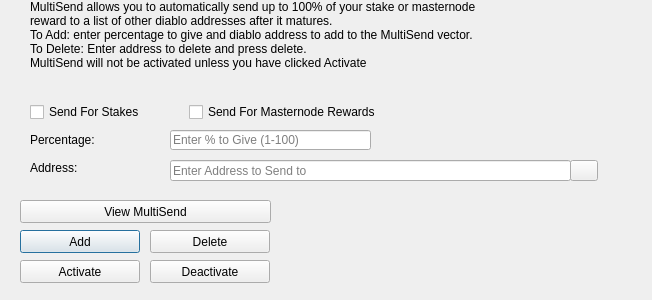
<?xml version="1.0" encoding="UTF-8"?>
<ui version="4.0">
 <class>MultiSendDialog</class>
 <widget class="QDialog" name="MultiSendDialog">
  <property name="windowModality">
   <enum>Qt::NonModal</enum>
  </property>
  <property name="geometry">
   <rect>
    <x>0</x>
    <y>0</y>
    <width>652</width>
    <height>300</height>
   </rect>
  </property>
  <property name="windowTitle">
   <string>MultiSend</string>
  </property>
  <widget class="QLineEdit" name="multiSendPercentEdit">
   <property name="geometry">
    <rect>
     <x>170</x>
     <y>130</y>
     <width>201</width>
     <height>20</height>
    </rect>
   </property>
   <property name="toolTip">
    <string>Enter whole numbers 1 - 100</string>
   </property>
   <property name="placeholderText">
    <string>Enter % to Give (1-100)</string>
   </property>
  </widget>
  <widget class="QLineEdit" name="multiSendAddressEdit">
   <property name="geometry">
    <rect>
     <x>170</x>
     <y>160</y>
     <width>401</width>
     <height>21</height>
    </rect>
   </property>
   <property name="toolTip">
    <string/>
   </property>
   <property name="placeholderText">
    <string>Enter Address to Send to</string>
   </property>
  </widget>
  <widget class="QLabel" name="label_2">
   <property name="geometry">
    <rect>
     <x>30</x>
     <y>0</y>
     <width>451</width>
     <height>121</height>
    </rect>
   </property>
   <property name="lineWidth">
    <number>1</number>
   </property>
   <property name="text">
    <string>MultiSend allows you to automatically send up to 100% of your stake or masternode reward to a list of other diablo addresses after it matures.
To Add: enter percentage to give and diablo address to add to the MultiSend vector.
To Delete: Enter address to delete and press delete.
MultiSend will not be activated unless you have clicked Activate</string>
   </property>
   <property name="alignment">
    <set>Qt::AlignLeading|Qt::AlignLeft|Qt::AlignTop</set>
   </property>
   <property name="wordWrap">
    <bool>true</bool>
   </property>
  </widget>
  <widget class="QLabel" name="message">
   <property name="geometry">
    <rect>
     <x>290</x>
     <y>200</y>
     <width>351</width>
     <height>91</height>
    </rect>
   </property>
   <property name="text">
    <string/>
   </property>
  </widget>
  <widget class="QPushButton" name="addButton">
   <property name="geometry">
    <rect>
     <x>20</x>
     <y>230</y>
     <width>120</width>
     <height>23</height>
    </rect>
   </property>
   <property name="toolTip">
    <string/>
   </property>
   <property name="statusTip">
    <string>Add to MultiSend Vector</string>
   </property>
   <property name="text">
    <string>Add</string>
   </property>
  </widget>
  <widget class="QPushButton" name="disableButton">
   <property name="geometry">
    <rect>
     <x>150</x>
     <y>260</y>
     <width>120</width>
     <height>23</height>
    </rect>
   </property>
   <property name="statusTip">
    <string>Deactivate MultiSend</string>
   </property>
   <property name="text">
    <string>Deactivate</string>
   </property>
  </widget>
  <widget class="QPushButton" name="addressBookButton">
   <property name="geometry">
    <rect>
     <x>570</x>
     <y>160</y>
     <width>28</width>
     <height>21</height>
    </rect>
   </property>
   <property name="toolTip">
    <string>Choose an address from the address book</string>
   </property>
   <property name="text">
    <string/>
   </property>
   <property name="icon">
    <iconset resource="../diablo.qrc">
     <normaloff>:/icons/address-book</normaloff>:/icons/address-book</iconset>
   </property>
   <property name="shortcut">
    <string>Alt+A</string>
   </property>
   <property name="autoDefault">
    <bool>false</bool>
   </property>
  </widget>
  <widget class="QLabel" name="label">
   <property name="geometry">
    <rect>
     <x>30</x>
     <y>130</y>
     <width>121</width>
     <height>20</height>
    </rect>
   </property>
   <property name="toolTip">
    <string>Percentage of stake to send</string>
   </property>
   <property name="text">
    <string>Percentage:</string>
   </property>
  </widget>
  <widget class="QLabel" name="label_5">
   <property name="geometry">
    <rect>
     <x>30</x>
     <y>160</y>
     <width>111</width>
     <height>16</height>
    </rect>
   </property>
   <property name="toolTip">
    <string>Address to send portion of stake to</string>
   </property>
   <property name="text">
    <string>Address:</string>
   </property>
  </widget>
  <widget class="QPushButton" name="deleteButton">
   <property name="geometry">
    <rect>
     <x>150</x>
     <y>230</y>
     <width>120</width>
     <height>23</height>
    </rect>
   </property>
   <property name="toolTip">
    <string/>
   </property>
   <property name="statusTip">
    <string>Delete Address From MultiSend Vector</string>
   </property>
   <property name="text">
    <string>Delete</string>
   </property>
  </widget>
  <widget class="QPushButton" name="activateButton">
   <property name="geometry">
    <rect>
     <x>20</x>
     <y>260</y>
     <width>120</width>
     <height>23</height>
    </rect>
   </property>
   <property name="statusTip">
    <string>Activate MultiSend</string>
   </property>
   <property name="text">
    <string>Activate</string>
   </property>
  </widget>
  <widget class="QPushButton" name="viewButton">
   <property name="geometry">
    <rect>
     <x>20</x>
     <y>200</y>
     <width>251</width>
     <height>23</height>
    </rect>
   </property>
   <property name="toolTip">
    <string/>
   </property>
   <property name="statusTip">
    <string>View MultiSend Vector</string>
   </property>
   <property name="text">
    <string>View MultiSend</string>
   </property>
  </widget>
  <widget class="QWidget" name="horizontalLayoutWidget">
   <property name="geometry">
    <rect>
     <x>30</x>
     <y>100</y>
     <width>351</width>
     <height>24</height>
    </rect>
   </property>
   <layout class="QHBoxLayout" name="horizontalLayout">
    <item>
     <widget class="QCheckBox" name="multiSendStakeCheckBox">
      <property name="text">
       <string>Send For Stakes</string>
      </property>
     </widget>
    </item>
    <item>
     <widget class="QCheckBox" name="multiSendMasternodeCheckBox">
      <property name="text">
       <string>Send For Masternode Rewards</string>
      </property>
     </widget>
    </item>
   </layout>
  </widget>
 </widget>
 <resources>
  <include location="../diablo.qrc"/>
 </resources>
 <connections/>
</ui>
